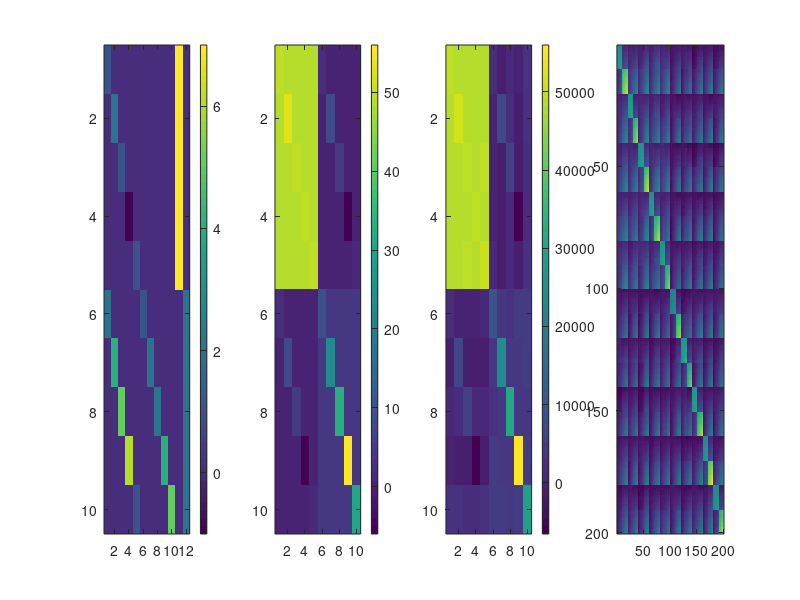

Source code (MATLAB):
clear all; 
% close all

%--------------------------------------------------------------------------
% Generate data

% Define M_h matrices
% using Model2: Model with a flexible correlation for each finger 
num_conds = 10;
for i=1:5
    A=zeros(5);
    A(i,i)=1;
    Ac(:,1:5 ,i)    = [A;zeros(5)];       % Contralateral finger patterns   (theta_a)
    Ac(:,1:5 ,5+i)  = [zeros(5);A];       % Mirrored Contralateralpatterns  (theta_b)
    Ac(:,6:10,10+i) = [zeros(5);A];       % Unique Ipsilateral pattterns    (theta_c)
end
Ac(:,11  ,16)  = [ones(5,1);zeros(5,1)];  % Hand-specific component contra  (theta_d)
Ac(:,12  ,17)  = [zeros(5,1);ones(5,1)];  % Hand-specific component ipsi    (theta_e)

theta_orig = [1 2 1 -1  1 2 4 5 6 1 1 2 2 4 5 7 2];

% Define M matrix and original G matrix
M = zeros(10,12);
for i = 1 :17
    M = M + theta_orig(i)*Ac(:,:,i);
end

G_orig = M*M';
figure; subplot(1,4,1); imagesc(M);colorbar; subplot(1,4,2); imagesc(G_orig); colorbar;

% Generate activation profiles for each voxel
num_voxels = 1000;
num_feature = size(M,2);
W = randn(num_feature,num_voxels); %  weights for each feature and voxel
% figure; imagesc(w*w');

U = M*W;  % U(num_conds,num_vox)
subplot(1,4,3);imagesc(U*U');colorbar % approx. = G_orig because UU' = MWW'M' = MM' if W iid

% Generate data
num_partitions = 20; 
part_vec = kron(ones(num_conds,1), [1:num_partitions]');
cond_vec = kron([1:num_conds]', ones(num_partitions,1));
X = repmat(eye(num_partitions),num_conds,1);%figure;imagesc(X);
Z = kron(eye(num_conds), ones(num_partitions,1));%figure;imagesc(Z);
B = randn(num_partitions,num_voxels);

% generate B that are correlated over (partitions - not sure that's useful) and voxels

my_corr_part = 1; my_corr1 = 0; my_corr2 = 100;
if my_corr_part == 1
    B_init = repmat([1:20+my_corr1]',1,num_voxels+my_corr2); % mean activation increases over runs
    B_more = B_init+randn(num_partitions+my_corr1,num_voxels+my_corr2);
    for i = 1 : size(B,1)
        B1(i,:) = mean(B_more(i:i+my_corr1,:),1);
    end
    for i = 1 : size(B,2)
        B(:,i) = mean(B1(:,i:i+my_corr2),2); % mean effects are correlated over voxels
    end
    
end


S = 5; % NxN temporal cov matrix; here iid; i.e. S = scalar
e = S*randn(num_conds*num_partitions,num_voxels);

my_corr_e = 1; S2=20;
if my_corr_e == 1
    part_e = randn(num_partitions,num_voxels)*S2;
    for i = 1 : num_partitions
        for k = 1 : num_voxels
            e((i-1)*num_conds+1:i*num_conds, k) = repmat(part_e(i,k),num_conds,1)+randn(num_conds,1)*S;
        end
    end
end

    

Y = Z*U + X*B + e; 
% subplot(1,2,1);imagesc(Y);
subplot(1,4,4);imagesc(Y*Y');

% save data in format
sub = 1;
data{sub} = Y;
partVec{sub} = part_vec;
condVec{sub} = cond_vec;

save hokus.mat data partVec condVec U G_orig 
% 
% 
% 
% 
% % load data_recipe_correlation.mat
% runEffect  = 'fixed';
% alg = 'minimize'; 
% 
% % % --------------------------------------
% % % Model1: Model with independent contra and ipsilateral patterns (zero
% % % correlation)
% % M{1}.type       = 'feature';
% % M{1}.numGparams = 12;
% % for i=1:5
% %     A=zeros(5);
% %     A(i,i)=1;
% %     M{1}.Ac(:,1:5 ,i)    = [A;zeros(5)];       % Contralateral finger patterns   (theta_a)
% %     M{1}.Ac(:,6:10,5+i) = [zeros(5);A];        % Unique Ipsilateral pattterns    (theta_c)
% %     M{1}.name       = 'null';
% % end
% % M{1}.Ac(:,11  ,11)  = [ones(5,1);zeros(5,1)];  % Hand-specific component contra  (theta_d)
% % M{1}.Ac(:,12  ,12)  = [zeros(5,1);ones(5,1)];  % Hand-specific component ipsi    (theta_e)
% % M{1}.theta0=ones(12,1);                        % Starting values: could be closer, but converges anyways 
% % M{1}.fitAlgorithm = alg; 
% % 
% % % --------------------------------------
% % 
% % % --------------------------------------
% % % Model3: Model with a fixed r=1 correlation (ipsilateral = scaled version of contralateral pattern) 
% % M{3}.type       = 'feature';
% % M{3}.numGparams = 12;
% % for i=1:5
% %     A=zeros(5);
% %     A(i,i)=1;
% %     M{3}.Ac(:,1:5 ,i)    = [A;zeros(5)]; % Contralateral finger patterns   (theta_a)
% %     M{3}.Ac(:,1:5 ,5+i)  = [zeros(5);A]; % Mirrored Contralateralpatterns  (theta_b)
% %     M{3}.name       = 'one';
% % end
% % M{3}.Ac(:,6,11)  = [ones(5,1);zeros(5,1)]; % Hand-specific component contra  (theta_d)
% % M{3}.Ac(:,7,12)  = [zeros(5,1);ones(5,1)]; % Hand-specific component ipsi    (theta_e)
% % M{3}.theta0=ones(12,1);
% % M{3}.fitAlgorithm = alg; 
% 
% % Free model as Noise ceiling
% M{1}.type       = 'freechol'; 
% M{1}.numCond    = 10;
% M{1}.name       = 'noiseceiling'; 
% M{1}           = pcm_prepFreeModel(M{1}); 
% 
% 
% %%
% for p=1:12
%     G_emp(:,:,p)=pcm_estGCrossval(Data{p},partVec{p},condVec{p});
% end
% 
% 
% %%
% [T_ind,theta_ind,G_pred_ind] = pcm_fitModelIndivid(Data,M,partVec,condVec,'runEffect',runEffect);
% [D,T_ind_cv,theta_ind_cv]=pcm_fitModelIndividCrossval(Data,M,partVec,condVec,'runEffect',runEffect);
% 
% % generate the predicted matrices for ind CV
% for iM = 1:numel(M)
%     for p = 1:12
%         tmp = mean(theta_ind_cv{iM}(T_ind_cv.SN==p,:),1);
%         G_pred_ind_cv{iM}(:,:,p) = pcm_calculateG(M{iM},tmp(1:M{iM}.numGparams)'); %#ok<SAGROW>
%         clear tmp
%     end
% end
% 
% %%
% figure('name', 'G_{pred}-ind')
% i=1;
% H = eye(10)-ones(10)/10;
% for p=1:12
%     subplot(3,12,i)
%     imagesc(H*G_emp(:,:,p)*H')
%     i=i+1;
%     axis square
%     colorbar
% end
% for p=1:12
%     subplot(3,12,i)
%     imagesc(G_pred_ind{1}(:,:,p))
%     axis square
%     colorbar
%     i=i+1;
% end
% for p=1:12
%     subplot(3,12,i)
%     imagesc(G_pred_ind_cv{1}(:,:,p))
%     axis square
%     colorbar
%     i=i+1;
% end
% subplot(3,12,1);
% ylabel('CVed G_{emp}')
% subplot(3,12,13);
% ylabel('G_{free}-ind')
% subplot(3,12,25);
% ylabel('G_{free}-ind-CV')
% 
% % 
% % %% Now do crossvalidated model comparision: 
% % [T_gr,theta_gr,G_pred_gr] = pcm_fitModelGroup(Data,M,partVec,condVec,'runEffect',...
% %     runEffect,'fitScale',1);
% % [T_gr_cv,theta_gr_cv,G_pred_gr_cv] = pcm_fitModelGroupCrossval(Data,M,partVec,...
% %     condVec,'runEffect',runEffect,'groupFit',theta_gr,'fitScale',1);
% % 
% % 
% % 
% % %%
% % figure('name', 'G_{pred}-grp')
% % i=1;
% % H = eye(size(M{1}.Ac,1))-ones(size(M{1}.Ac,1))/numel(size(M{1}.Ac,1));
% % 
% % subplot(1,3,1)
% % imagesc(H*mean(G_emp,3)*H')
% % axis square
% % title('CVed G_{emp}-gr')
% % 
% % subplot(1,3,2)
% % imagesc(G_pred_gr{end})
% % axis square
% % title('G_{free}-gr')
% % 
% % subplot(1,3,3)
% % imagesc(mean(G_pred_gr_cv{end},3))
% % axis square
% % title('G_{free}-gr-CV')
% % 
% % 
% % 
% % 
% % 
% % 
% % 
% % 
% % 
% % 
% 
